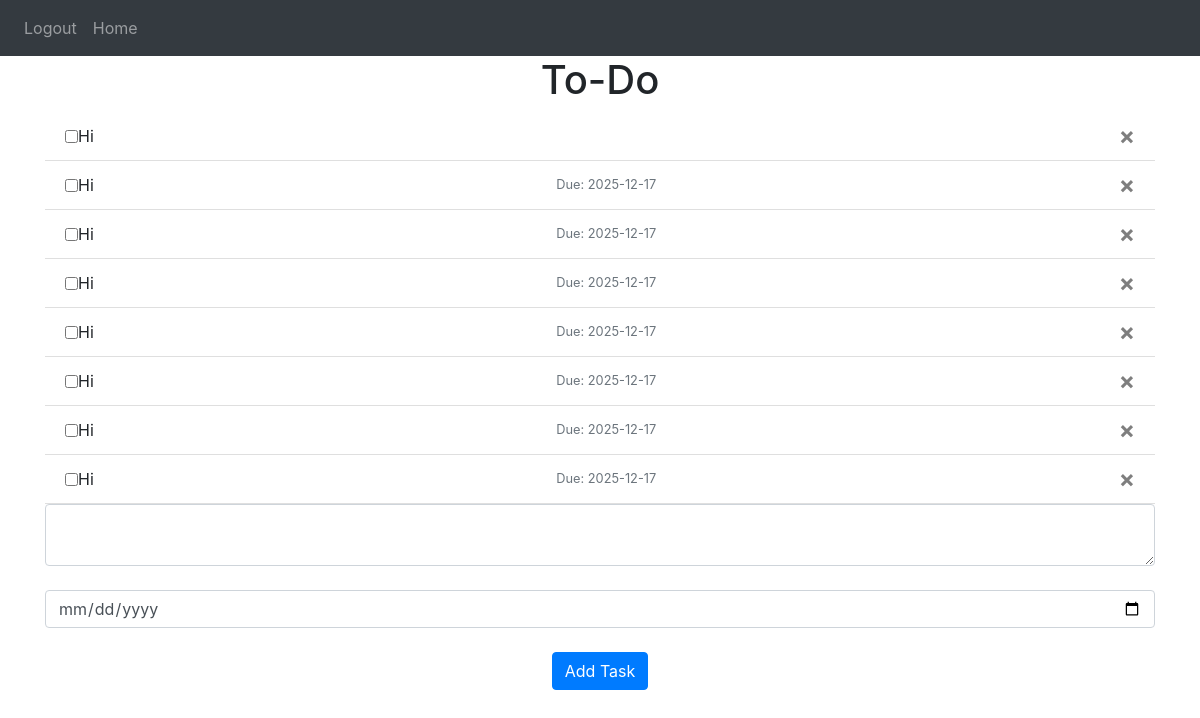
Screenshot of / (signed in) with the database file from the repository.
### website/models.py (models this page shows)
class Task(db.Model):
    id = db.Column(db.Integer, primary_key=True)
    task = db.Column(db.String(1000), nullable=False)
    completed = db.Column(db.Boolean, default=False)
    due_date = db.Column(db.Date, nullable=True)
    user_id = db.Column(
        db.Integer,
        db.ForeignKey('user.id'),
        nullable=False
    )

### website/views.py (the view, shortened to what this page needs)
@views.route('/', methods=['GET', 'POST'])
@login_required
def home():
    return render_template("home.html", user=current_user)

### website/__init__.py (called while the page is built)
def create_app():
    app = Flask(__name__)
    app.config['SECRET_KEY'] = "secret password"
    app.config['SQLALCHEMY_DATABASE_URI'] = f'sqlite:///{DB_NAME}'
    db.init_app(app)
    from .views import views
    from .auth import auth
    app.register_blueprint(views, url_prefix='/')
    app.register_blueprint(auth,url_prefix='/')
    from .models import User, Task
    create_database(app)
    login_manager = LoginManager()
    login_manager.login_view = 'auth.login'
    login_manager.init_app(app)
    @login_manager.user_loader
    def load_user(id):
        return User.query.get(int(id))
    return app

### website/templates/home.html (shortened to what this page needs)
{% extends "base.html" %} {% block title %}Home{% endblock %}
{% block content %}
<h1 align="center".>To-Do</h1>
<ul class="list-group list-group-flush" id="notes">
  {% for task in user.tasks %}
  <li class="list-group-item d-flex align-items-center justify-content-between">
    <div class="d-flex align-items-center gap-2">
      <input
        type="checkbox"
        onclick="toggleTask({{ task.id }})"
      />
      <span
      >
        {{ task.task }}
      </span>
    </div>
      {% if task.due_date %}
        <small class="text-muted ms-2">
          Due: {{ task.due_date }}
        </small>
      {% endif %}
    <button
      type="button"
      class="close"
      onclick="deleteTask({{ task.id }})"
    >
      <span aria-hidden="true">&times;</span>
    </button>
  </li>
  {% endfor %}
</ul>
<form method="POST">
  <textarea name="task" id="task" class="form-control"></textarea>
  <br />
  <input type="date" name="due_date" class="form-control" />
  <br />
  <div align="center">
    <button type="submit" class="btn btn-primary">Add Task</button>
  </div>
</form>
{% endblock %}

### website/templates/base.html (shortened to what this page needs)
<!DOCTYPE html>
<html>
  <head>
    <link
      rel="stylesheet"
      href="https://stackpath.bootstrapcdn.com/bootstrap/4.4.1/css/bootstrap.min.css"
    />
    <link
      rel="stylesheet"
      href="https://stackpath.bootstrapcdn.com/font-awesome/4.7.0/css/font-awesome.min.css"
    />
  </head>
  <body>
    <nav class="navbar navbar-expand-lg navbar-dark bg-dark">
        <div class="collapse navbar-collapse" id="navbar">
            <div class="navbar-nav">
              {% if user.is_authenticated %}
                <a class="nav-item nav-link" id="logout" href="/logout">Logout</a>
                <a class="nav-item nav-link" id="home" href="/">Home</a>
              {% else %}
                <a class="nav-item nav-link" id="login" href="/login">Login</a>
                <a class="nav-item nav-link" id="signUp" href="/sign-up">Signup</a>
              {% endif %}
            </div>
        </div>
    </nav>
    <div class="container">
        {% block content %}
        {% endblock %}
    </div>
  </body>
</html>

### rows the page displays
Task: task "Hi"
Task: task "Hi", due_date "2025-12-17"
Task: task "Hi", due_date "2025-12-17"
Task: task "Hi", due_date "2025-12-17"
Task: task "Hi", due_date "2025-12-17"
Task: task "Hi", due_date "2025-12-17"
Task: task "Hi", due_date "2025-12-17"
Task: task "Hi", due_date "2025-12-17"
